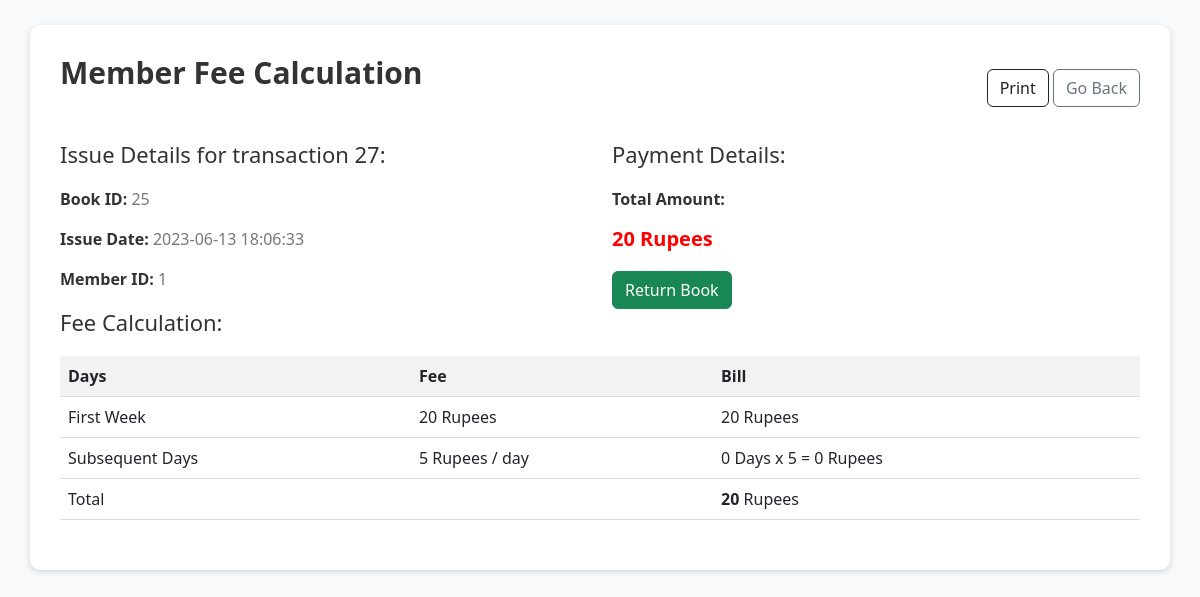
The page /fee/27 (signed in) on the database as committed earlier.
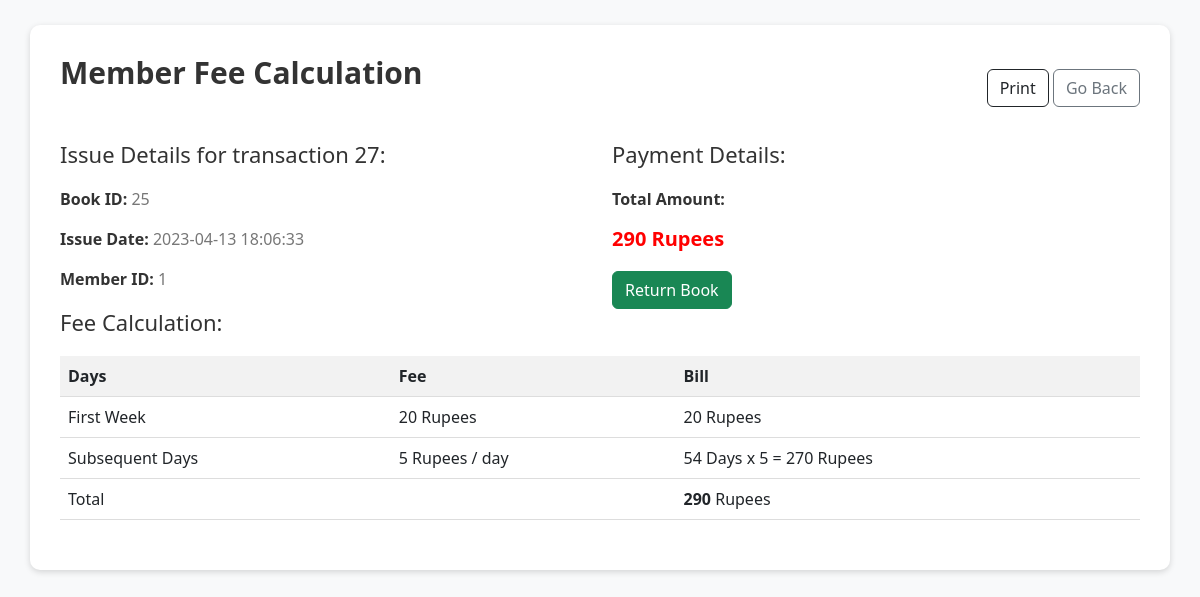
The same page on the database as committed later.
### tables this page shows
CREATE TABLE transactions (id INTEGER PRIMARY KEY AUTOINCREMENT, book_id INTEGER NOT NULL REFERENCES books (id), member_id INTEGER NOT NULL REFERENCES members (id), issue_date DATETIME NOT NULL, fee_paid INTEGER DEFAULT (0), status TEXT DEFAULT Issued);

### app.py (the view)
@app.route("/fee/<id>", methods=["GET"])
@login_required
def fee(id):
    transaction = db.execute("SELECT * FROM transactions WHERE id = ?", id)[0]
    amount = calculate_due(id)[0]
    due_days = calculate_due(id)[1]
    return render_template(
        "fee.html",
        transaction=transaction,
        amount=amount,
        due_days=due_days,
        due_amount=amount - 20,
    )

### app.py (called while the page is built)
@app.after_request
def after_request(response):
    response.headers["Cache-Control"] = "no-cache, no-store, must-revalidate"
    response.headers["Expires"] = 0
    response.headers["Pragma"] = "no-cache"
    return response

def login_required(f):
    @wraps(f)
    def decorated_function(*args, **kwargs):
        if session.get("user_id") is None:
            return redirect("/login")
        return f(*args, **kwargs)
    return decorated_function

def calculate_due(transaction_id):
    transaction = db.execute("SELECT * FROM transactions WHERE id = ?", transaction_id)[
        0
    ]
    issue_date = datetime.strptime(transaction["issue_date"], "%Y-%m-%d %H:%M:%S")
    return_date = datetime.now()
    days_since_return = (return_date - issue_date).days
    due_amount = 20
    due_days = 0
    if days_since_return > 7:
        due_days = days_since_return - 7
    due_amount += due_days * 5
    return (due_amount, due_days)

### templates/fee.html (shortened to what this page needs)
<!DOCTYPE html>
<html lang="en">
    <head>
        <link rel="stylesheet" href="https://cdn.jsdelivr.net/npm/bootstrap@5.3.0/dist/css/bootstrap.min.css">
    </head>
    <body>
        <div class="container">
            <div class="header">
                <h1>Member Fee Calculation</h1>
                <div class="right-buttons">
                    <button type="button" class="btn btn-outline-dark" onclick="window.print()">Print</button>
                    <a href="/transactions" class="btn btn-outline-secondary">Go Back</a>
                </div>
            </div>
            <div class="row">
                <div class="col-md-6">
                    <h4>Issue Details for transaction {{transaction.id}}:</h4>
                    <p>
                        <strong>Book ID:</strong>
                        <span id="bookId">{{transaction.book_id}}</span>
                    </p>
                    <p>
                        <strong>Issue Date:</strong>
                        <span id="issueDate">{{transaction.issue_date}}</span>
                    </p>
                    <p>
                        <strong>Member ID:</strong>
                        <span id="memberId">{{transaction.member_id}}</span>
                    </p>
                </div>
                <div class="col-md-6">
                    <h4>Payment Details:</h4>
                    <p>
                        <strong>Total Amount:</strong>
                    </p> {% if transaction.status == 'Returned' %} <h4 id="amountToBePaid" class="amount">{{transaction.fee_paid}} Rupees</h4>
                    <h6>BOOK ALREADY RETURNED</h6> {% else %} <h4 id="amountToBePaid" class="amount">{{amount}} Rupees</h4>
                    <a href="/return_book/{{ transaction.id }}" class="btn btn-success">Return Book</a> {% endif %}
                </div>
            </div> {% if transaction.status != 'Returned' %} <h4>Fee Calculation:</h4>
            <table>
                <thead>
                    <tr>
                        <th>Days</th>
                        <th>Fee</th>
                        <th>Bill</th>
                    </tr>
                </thead>
                <tbody>
                    <tr>
                        <td>First Week</td>
                        <td>20 Rupees</td>
                        <td>20 Rupees</td>
                    </tr>
                    <tr>
                        <td>Subsequent Days</td>
                        <td>5 Rupees / day</td>
                        <td>{{due_days}} Days x 5 = {{due_amount}} Rupees</td>
                    </tr>
                    <tr>
                        <td>Total</td>
                        <td></td>
                        <td>
                            <b>{{amount}}</b> Rupees
                        </td>
                    </tr>
                </tbody>
            </table> {% endif %}
        </div>
    </body>
</html>

Rows that differ between the two databases and show on the page:
changed transactions id 27: issue_date "2023-06-13 18:06:33" → "2023-04-13 18:06:33"
Other text that changed with them:
{{ amount }}: "20" → "290"
{{ due_days }}: "0" → "54"
{{ due_amount }}: "0" → "270"
